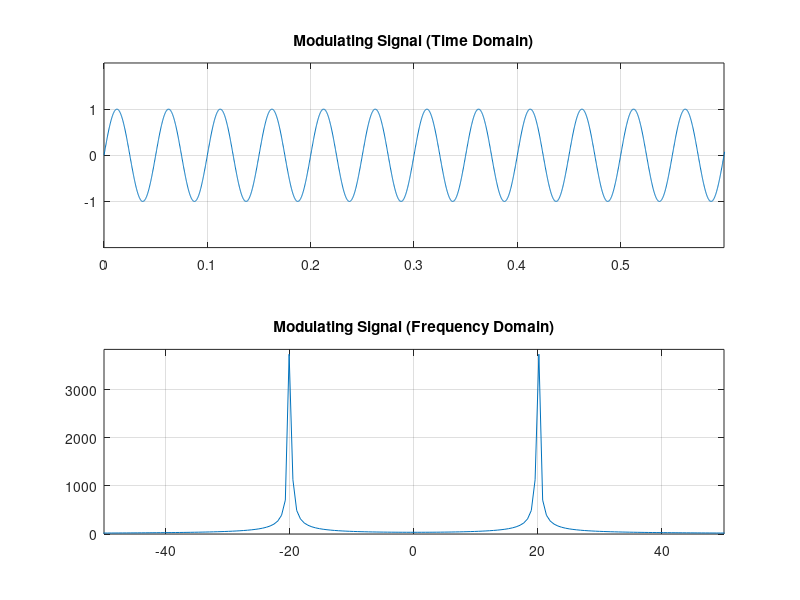
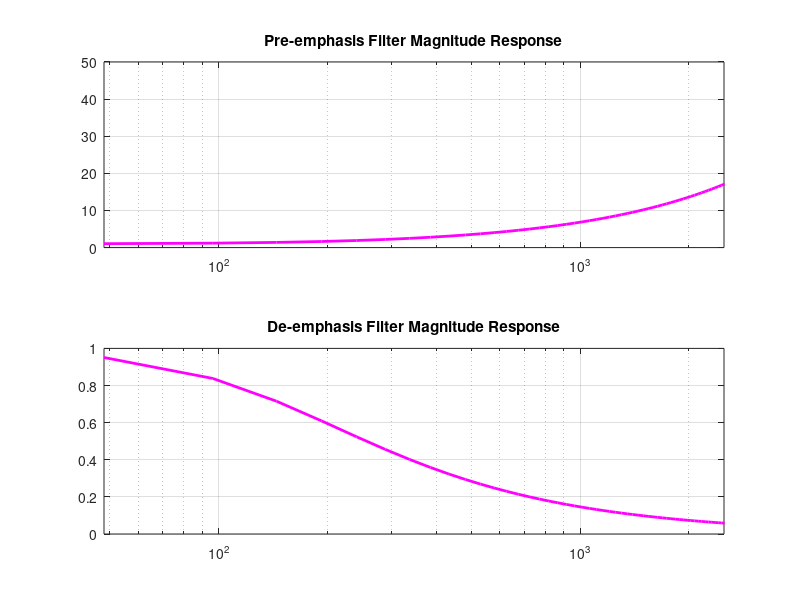
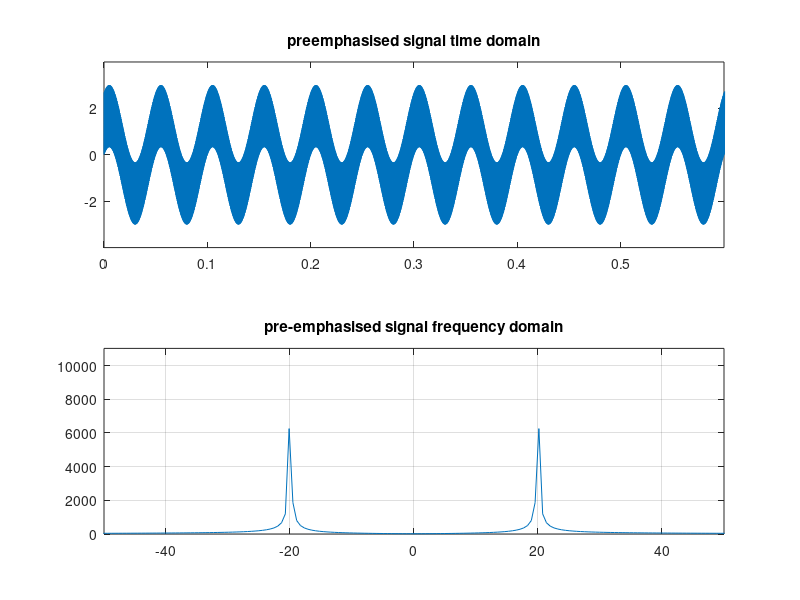

Here is the MATLAB script that generated these plots, in order:
num_samples = 2^13;
fs=5000;
Ts=1/fs;
fm1=20;
fm2=30;
fc=200;
t=(0:num_samples-1)*Ts;
f=(-num_samples/2:num_samples/2-1)*fs/num_samples;
mt=sin(2*pi*fm1*t);
Mf=fftshift(abs(fft(mt)));
f_cutoff_pe=15;Wn_pe=f_cutoff_pe/(fs/2);
[b_pe,a_pe]=butter(1,Wn_pe);[H_pe,W]=freqz(a_pe,b_pe);
a_de=b_pe;
b_de=a_pe;
[H_de,W]=freqz(a_de,b_de);
mt_pe=filter(a_pe,b_pe,mt);
Mf_pe=fftshift(abs(fft(mt_pe)));
figure(1);
subplot(211);
plot(t,mt);
axis([0 .6 min(mt)-1 max(mt)+1]);
grid on;
title('Modulating Signal (Time Domain)');
subplot(212);plot(f,Mf);
grid on;
axis([-50 50 0 max(Mf)+100]);
title('Modulating Signal (Frequency Domain)');
figure(2);
subplot(211);
semilogx(W*pi*(fs/2),abs(H_pe),'m','linewidth',2);
axis([0 fs/2 0 50]);
grid on;
title('Pre-emphasis Filter Magnitude Response');
subplot(212);
semilogx(W*pi*(fs/2),abs(H_de),'m','linewidth',2);
axis([0 fs/2 0 1]);
grid on;
title('De-emphasis Filter Magnitude Response');
figure(3);
subplot(211);
plot(t,mt_pe);
axis([0 .6 min(mt_pe)-1 max(mt_pe)+1]);
title('preemphasised signal time domain');
subplot(212);
plot(f,Mf_pe);
title('pre-emphasised signal frequency domain');
grid on;
axis([-50 50 0 max(Mf_pe)+100]);
